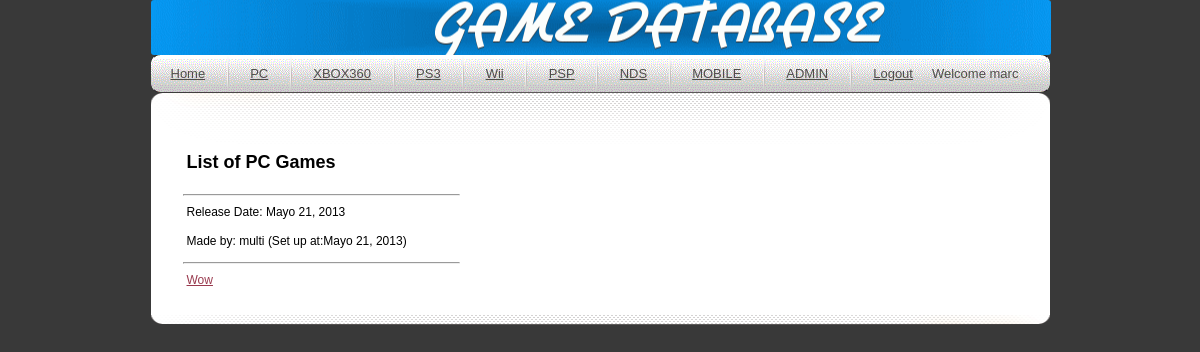
Before: /PC (signed in) with the older database file.
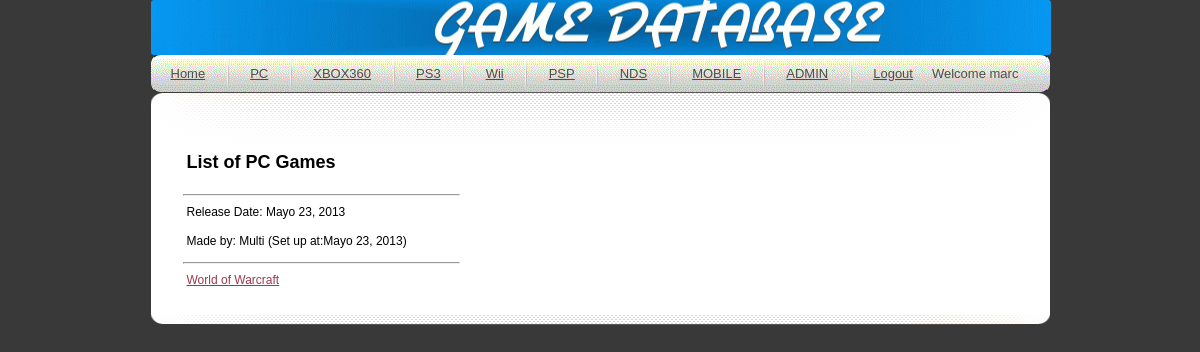
After: the same page with the newer database file.
### main/models.py (models this page shows, shortened)
class Platform(models.Model):
    Types=(
        ('PlayStation 3','PlayStation 3'),('Xbox 360','Xbox 360'),('PC','PC'),('Nintendo DS','Nintendo DS'),('Mobile','Mobile'),('PSP','PSP'),
    )
    releaseDate = models.DateField()
    name = models.CharField(max_length=100,choices=Types,unique=True,primary_key=True)

class Company(models.Model):
    setUp = models.DateField()
    name = models.CharField(max_length=100,unique=True,primary_key=True)

class SupportedBy(models.Model):
    game=models.ForeignKey(Game)
    platform=models.ForeignKey(Platform)

class Game(models.Model):
    releaseDate = models.DateField()
    name = models.CharField(max_length=100,unique=True,primary_key=True)
    publisher = models.ForeignKey(Company)

### main/views.py (the view)
# urls.py: url(r'^PC$',pc),
@login_required(login_url='/login')
def pc(request):
    template = get_template('info.html')
    tmp='PC'
    try:
        coll = Made.objects.get(platform=tmp)
        collection = SupportedBy.objects.all().filter(platform=tmp)
        variables =Context({
            'Title':'List of '+tmp+' Games',
            'TYPE':tmp,
            'Date': coll.platform.releaseDate,
            'Made':coll.company.name,
            'set':coll.company.setUp,
            'result': collection,
            'user': request.user,
        })
    except:
        variables =Context({
            'Title':'List of '+tmp+' Games',
            'user': request.user,
            'Message':'Games not added yet! ',
        })
        return render_to_response('http404.html',variables)
    return render_to_response('info.html',variables)

### main/templates/info.html (shortened to what this page needs)
{% extends "main.html" %}
    {% block content %}
        <h2>{{Title}}</h2>
        <hr style="width: 275px; float: left; margin-left: 32px"><p>
            <p>Release Date: {{Date}} </p>
            <p>Made by: {{Made}} (Set up at:{{set}})</p>
        <hr style="width: 275px; float: left; margin-left: 32px"><p>
        {% for item in result %}
        <p><a href=/{{TYPE|urlencode}}/{{item.game.name|urlencode}}>{{item.game.name}}</a></p>
        <p></p>
    {% endfor %}
    {% endblock %}

### main/templates/main.html (shortened to what this page needs)
<!DOCTYPE html PUBLIC "-//W3C//DTD XHTML 1.0 Transitional//EN" "http://www.w3.org/TR/xhtml1/DTD/xhtml1-transitional.dtd">
<html xmlns="http://www.w3.org/1999/xhtml">
<head>
{% load staticfiles %}
<link rel="stylesheet" type="text/css" href="{% static "css/style.css" %}" />
</head>
<body>
<div id="wrap">
    <div class="header">
        <div class="logo"></div>
    <div id="menu">
        <ul>
            <li class="selected"><a href="/">Home</a></li>
            <li class="divider"></li>
            <li class="selected"><a href="/PC">PC</a></li>
            <li class="divider"></li>
            <li class="selected"><a href="/Xbox 360">XBOX360</a></li>
            <li class="divider"></li>
            <li class="selected"><a href="/PlayStation 3">PS3</a></li>
            <li class="divider"></li>
            <li class="selected"><a href="/Wii">Wii</a></li>
            <li class="divider"></li>
            <li class="selected"><a href="/PSP">PSP</a></li>
            <li class="divider"></li>
            <li class="selected"><a href="/Nintendo DS">NDS</a></li>
            <li class="divider"></li>
            <li class="selected"><a href="/Mobile">MOBILE</a></li>
            <li class="divider"></li>
            <li class="selected"><a href="/admin">ADMIN</a></li>
            <li class="divider"></li>
            <li class="selected">{% if user.username %}
                                    <a href="/logout/">Logout</a>
                                    {% else %}
                                    <a href="/login">Log in</a>
                                    <a href="/register">Register</a>
                                    {% endif %}</li>
            <li class=selected"><a href="">Welcome {{ user }}</a></li>
        </ul>
    </div>
</div>
    <div class="center_content">
    <p><h2>{{pagetitle}}</h2></p>
            {% if user.is_authenticated %}
                {% block content %}{% endblock %}
            {%else%}
<!--               <h3>PLEASE LOG IN TO SEE THE CONTENT ( Default User [user01: 123456] )</h3>
-->                               {% block contents %}{% endblock %}
            {% endif %}
    <p></p>
    </div>
     <div class="clear">
        <p></p>
     </div>
</div>
</body>
</html>

### static/css/style.css (style rules this page uses)
body { background-color:#393939; font-family:Arial, Helvetica, sans-serif; padding:0; font-size:12px; margin:0px auto auto auto; color:#000000; }
a { color:#993a4e; }
.clear { clear:both; }
p { padding:5px 0 5px 0; margin:0px; text-align:justify; line-height:19px; }
#wrap { width: 899px; height: auto; margin: auto; background-color: #393939; }
.header { width: 900px; height: auto; margin: auto; border-radius: 3px; background-color: #393939; background: url(/static/images/banner.gif) no-repeat center; }
.logo { padding: 55px 0 0 322px; }
#menu { width:899px; height: 37px; float: left; padding: 0px; margin: 30px 0 30 150px; _margin: 30px 0 0 80px; border-radius: 8px; background:url(/static/images/menu_bg.gif) no-repeat center center; }
#menu ul { display: block; list-style: none; padding: 0px 0 0 10px; margin: 0px; }
#menu ul li { display: inline; padding: 0px; margin: 0px; height: 0px; }
#menu ul li a { height:37px; display:block; padding:0px 5px 0 5px; margin:0 4px 0 4px; _margin:0 2px 0 2px; float:left; text-decoration:none; text-align:center; color:#504d4b; font-size:13px; line-height:37px; }
#menu ul li.selected a { height:37px; display:block; padding:0px 5px 0 5px; margin:0 5px 0 5px; float:left; text-decoration:underline; text-align:center; color:#504d4b; font-size:13px; line-height:37px; }
#menu ul li.divider { height:37px; width:2px; display:block; padding:0px 7px 0 6px; margin:0 5px 0 5px; float:left; background:url(/static/images/divider.gif) no-repeat center top; }
.center_content { width: 899px; padding: 0px 0 0 0; margin: 0px; text-indent: 3em; float: left; background: url(/static/images/center_bg.gif) no-repeat center top; background-color: #FFFFFF; }
.clear { clear: both; background: url(/static/images/center_bg2.gif) no-repeat center bottom; margin: 0px; }

Changed rows visible on the page:
removed Company: name "multi", setUp "Mayo 21, 2013"
changed Platform: releaseDate "Mayo 21, 2013" → "Mayo 23, 2013"
added Company: name "Multi", setUp "Mayo 23, 2013"
changed SupportedBy: game.name "Wow" → "World of Warcraft"
